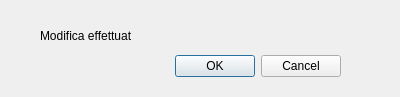
<?xml version="1.0" encoding="UTF-8"?>
<ui version="4.0">
 <class>Dialog</class>
 <widget class="QDialog" name="Dialog">
  <property name="geometry">
   <rect>
    <x>0</x>
    <y>0</y>
    <width>400</width>
    <height>97</height>
   </rect>
  </property>
  <property name="windowTitle">
   <string>Dialog</string>
  </property>
  <widget class="QDialogButtonBox" name="buttonBox">
   <property name="geometry">
    <rect>
     <x>0</x>
     <y>50</y>
     <width>341</width>
     <height>32</height>
    </rect>
   </property>
   <property name="orientation">
    <enum>Qt::Horizontal</enum>
   </property>
   <property name="standardButtons">
    <set>QDialogButtonBox::Cancel|QDialogButtonBox::Ok</set>
   </property>
  </widget>
  <widget class="QLabel" name="label">
   <property name="geometry">
    <rect>
     <x>40</x>
     <y>20</y>
     <width>91</width>
     <height>31</height>
    </rect>
   </property>
   <property name="text">
    <string>Modifica effettuata</string>
   </property>
  </widget>
 </widget>
 <resources/>
 <connections>
  <connection>
   <sender>buttonBox</sender>
   <signal>accepted()</signal>
   <receiver>Dialog</receiver>
   <slot>accept()</slot>
   <hints>
    <hint type="sourcelabel">
     <x>248</x>
     <y>254</y>
    </hint>
    <hint type="destinationlabel">
     <x>157</x>
     <y>274</y>
    </hint>
   </hints>
  </connection>
  <connection>
   <sender>buttonBox</sender>
   <signal>rejected()</signal>
   <receiver>Dialog</receiver>
   <slot>reject()</slot>
   <hints>
    <hint type="sourcelabel">
     <x>316</x>
     <y>260</y>
    </hint>
    <hint type="destinationlabel">
     <x>286</x>
     <y>274</y>
    </hint>
   </hints>
  </connection>
 </connections>
</ui>
